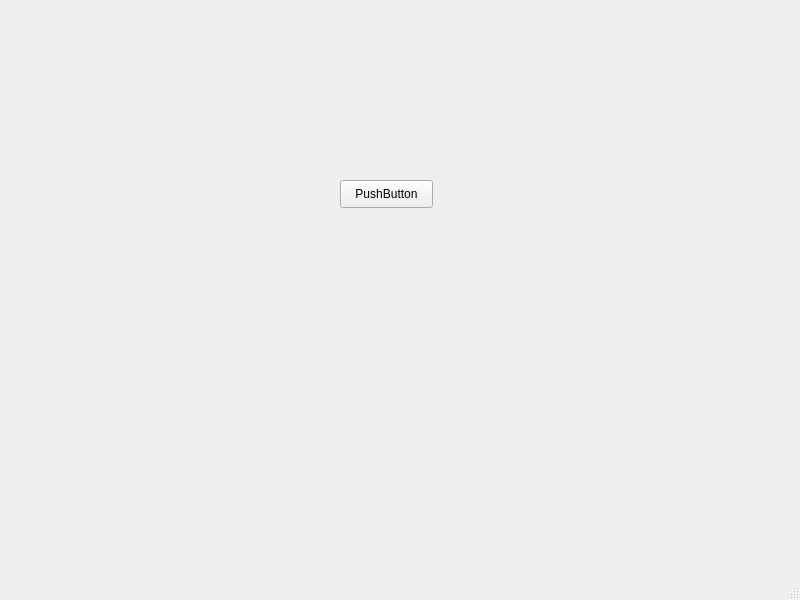
<?xml version="1.0" encoding="UTF-8"?>
<ui version="4.0">
 <class>MainWindow</class>
 <widget class="QMainWindow" name="MainWindow">
  <property name="geometry">
   <rect>
    <x>0</x>
    <y>0</y>
    <width>800</width>
    <height>600</height>
   </rect>
  </property>
  <property name="windowTitle">
   <string>MainWindow</string>
  </property>
  <widget class="QWidget" name="centralwidget">
   <widget class="QPushButton" name="pushButton">
    <property name="geometry">
     <rect>
      <x>340</x>
      <y>180</y>
      <width>93</width>
      <height>28</height>
     </rect>
    </property>
    <property name="text">
     <string>PushButton</string>
    </property>
   </widget>
  </widget>
  <widget class="QStatusBar" name="statusbar"/>
  <widget class="QMenuBar" name="menubar">
   <property name="geometry">
    <rect>
     <x>0</x>
     <y>0</y>
     <width>800</width>
     <height>26</height>
    </rect>
   </property>
  </widget>
 </widget>
 <resources/>
 <connections/>
</ui>
